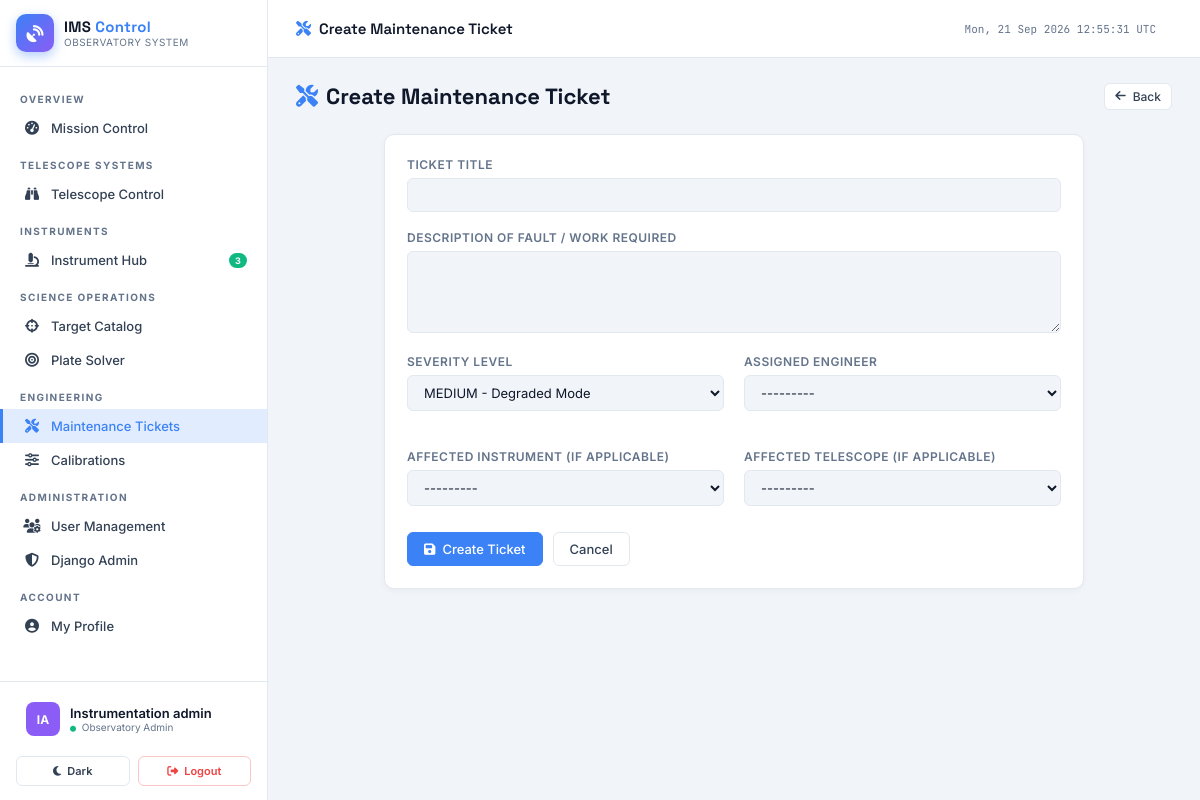
Screenshot of /maintenance/tickets/create/ (signed in) with the database file from the repository.
### accounts/models.py (models this page shows, shortened)
class User(AbstractUser):
    ROLE_ADMIN = 'admin'
    ROLE_ENGINEER = 'engineer'
    ROLE_OBSERVER = 'observer'
    ROLE_CHOICES = [
        (ROLE_ADMIN, 'Observatory Admin'),
        (ROLE_ENGINEER, 'Instrument Engineer'),
        (ROLE_OBSERVER, 'Astronomical Observer'),
    ]
    DEPARTMENT_CHOICES = [
        ('optics', 'Optics & Instrumentation'),
        ('electronics', 'Control Electronics'),
        ('software', 'Software & Telemetry'),
        ('astronomy', 'Observational Astronomy'),
        ('operations', 'Site Operations'),
    ]
    role = models.CharField(
        max_length=20, choices=ROLE_CHOICES, default=ROLE_OBSERVER,
        help_text="Primary functional role in the observatory system."
    )
    department = models.CharField(
        max_length=30, choices=DEPARTMENT_CHOICES, default='astronomy'
    )
    designation = models.CharField(max_length=100, blank=True, help_text="Job title or academic rank.")
    phone = models.CharField(max_length=20, blank=True)
    avatar_color = models.CharField(max_length=7, default="#4f8ef7")
    theme_preference = models.CharField(
        max_length=10,
        choices=[('dark', 'Dark Observatory Theme'), ('light', 'Light Theme')],
        default='dark'
    )
    assigned_telescopes = models.ManyToManyField(
        'telescopes.Telescope',
        blank=True,
        related_name='assigned_observers',
        help_text="Telescopes this observer is authorized to view and control."
    )
    created_at = models.DateTimeField(auto_now_add=True)
    updated_at = models.DateTimeField(auto_now=True)
    class Meta:
        verbose_name = "User"
        verbose_name_plural = "Users"
        ordering = ["username"]
    def __str__(self):
        return f"{self.get_full_name() or self.username} ({self.get_role_display()})"
    @property
    def is_admin(self):
        return self.role == self.ROLE_ADMIN or self.is_superuser
    @property
    def display_name(self):
        return self.get_full_name() or self.username
    @property
    def initials(self):
        name = self.get_full_name()
        if name:
            parts = name.split()
            return "".join(p[0].upper() for p in parts[:2])
        return self.username[:2].upper()

### maintenance/views.py (the view)
# urls.py: path('tickets/create/', views.ticket_create_view, name='ticket_create'),
@login_required
def ticket_create_view(request):
    if request.method == 'POST':
        form = MaintenanceTicketForm(request.POST)
        if form.is_valid():
            ticket = form.save(commit=False)
            ticket.reported_by = request.user
            ticket.save()
            messages.success(request, f"Maintenance ticket '{ticket.title}' created successfully.")
            return redirect('maintenance:ticket_detail', pk=ticket.pk)
    else:
        form = MaintenanceTicketForm()
    return render(request, 'maintenance/ticket_form.html', {'form': form, 'action': 'Create Maintenance Ticket'})

### maintenance/forms.py
class MaintenanceTicketForm(forms.ModelForm):
    def __init__(self, *args, **kwargs):
        super().__init__(*args, **kwargs)
        self.fields['assigned_engineer'].queryset = User.objects.filter(role__in=['admin', 'engineer'])
    class Meta:
        model = MaintenanceTicket
        fields = ['title', 'description', 'severity', 'instrument', 'telescope', 'assigned_engineer']
        widgets = {
            'title': forms.TextInput(attrs={'class': 'form-control'}),
            'description': forms.Textarea(attrs={'class': 'form-control', 'rows': 4}),
            'severity': forms.Select(attrs={'class': 'form-select'}),
            'instrument': forms.Select(attrs={'class': 'form-select'}),
            'telescope': forms.Select(attrs={'class': 'form-select'}),
            'assigned_engineer': forms.Select(attrs={'class': 'form-select'}),
        }

### core/context_processors.py (called while the page is built)
def observatory_context(request):
    context = {}
    if request.user.is_authenticated:
        context['total_telescopes'] = Telescope.objects.count()
        context['online_telescopes'] = Telescope.objects.filter(status='online').count()
        context['total_instruments'] = Instrument.objects.count()
        context['online_instruments'] = Instrument.objects.filter(status='online').count()
        context['open_tickets'] = MaintenanceTicket.objects.filter(status='open').count()
        context['critical_tickets'] = MaintenanceTicket.objects.filter(status='open', severity='critical').count()
    return context

### instruments/models.py (called while the page is built)
    def __str__(self):
        return f"{self.code} - {self.name} [{self.get_status_display()}]"

### telescopes/models.py (called while the page is built)
    def __str__(self):
        return f"{self.code} - {self.name} ({self.get_status_display()})"

### templates/maintenance/ticket_form.html (shortened to what this page needs)
{% extends 'base.html' %}
{% block nav_tickets %}active{% endblock %}
{% block topbar_title %}<i class="fas fa-screwdriver-wrench" style="color:var(--accent);margin-right:8px;"></i>{{ action }}{% endblock %}
{% block content %}
<div class="page-header">
    <div><h1 class="page-title"><i class="fas fa-screwdriver-wrench"></i>{{ action }}</h1></div>
    <a href="{% url 'maintenance:ticket_list' %}" class="btn btn-secondary btn-sm"><i class="fas fa-arrow-left"></i> Back</a>
</div>
<div class="card" style="max-width:700px;margin:0 auto;">
    <form method="post">
        <div class="form-group"><label class="form-label">Ticket Title</label>{{ form.title }}</div>
        <div class="form-group"><label class="form-label">Description of Fault / Work Required</label>{{ form.description }}</div>
        <div class="grid grid-2">
            <div class="form-group"><label class="form-label">Severity Level</label>{{ form.severity }}</div>
            <div class="form-group"><label class="form-label">Assigned Engineer</label>{{ form.assigned_engineer }}</div>
            <div class="form-group"><label class="form-label">Affected Instrument (if applicable)</label>{{ form.instrument }}</div>
            <div class="form-group"><label class="form-label">Affected Telescope (if applicable)</label>{{ form.telescope }}</div>
        </div>
        <div style="display:flex;gap:10px;margin-top:8px;">
            <button type="submit" class="btn btn-primary"><i class="fas fa-save"></i> Create Ticket</button>
            <a href="{% url 'maintenance:ticket_list' %}" class="btn btn-secondary">Cancel</a>
        </div>
    </form>
</div>
{% endblock %}

### templates/base.html (shortened to what this page needs)
<!DOCTYPE html>
<html lang="en" data-theme="{% if user.is_authenticated %}{{ user.theme_preference|default:'dark' }}{% else %}dark{% endif %}">
<head>
    {% load static %}
    <link rel="stylesheet" href="https://cdnjs.cloudflare.com/ajax/libs/font-awesome/6.5.0/css/all.min.css">
</head>
<body>
<nav class="sidebar">
    <div class="sidebar-logo">
        <a href="{% url 'core:dashboard' %}" class="logo-mark">
            <div class="logo-icon"><i class="fas fa-satellite-dish"></i></div>
            <div class="logo-text-block">
                <div class="logo-title">IMS <span>Control</span></div>
                <div class="logo-sub">Observatory System</div>
            </div>
        </a>
    </div>
    <nav class="sidebar-nav">
        <div class="nav-section-label">Overview</div>
        <a href="{% url 'core:dashboard' %}" class="nav-item {% block nav_dashboard %}{% endblock %}">
            <i class="fas fa-gauge-high"></i> Mission Control
        </a>
        <div class="nav-section-label">Telescope Systems</div>
        <a href="{% url 'telescopes:telescope_list' %}" class="nav-item {% block nav_telescopes %}{% endblock %}">
            <i class="fas fa-binoculars"></i> Telescope Control
        </a>
        <div class="nav-section-label">Instruments</div>
        <a href="{% url 'instruments:instrument_list' %}" class="nav-item {% block nav_instruments %}{% endblock %}">
            <i class="fas fa-microscope"></i> Instrument Hub
            {% if online_instruments %}<span class="nav-badge green">{{ online_instruments }}</span>{% endif %}
        </a>
        <div class="nav-section-label">Science Operations</div>
        <a href="{% url 'observations:target_list' %}" class="nav-item {% block nav_targets %}{% endblock %}">
            <i class="fas fa-crosshairs"></i> Target Catalog
        </a>
        <a href="{% url 'platesolver:index' %}" class="nav-item {% block nav_platesolver %}{% endblock %}">
            <i class="fas fa-bullseye"></i> Plate Solver
        </a>
        <div class="nav-section-label">Engineering</div>
        <a href="{% url 'maintenance:ticket_list' %}" class="nav-item {% block nav_tickets %}{% endblock %}">
            <i class="fas fa-screwdriver-wrench"></i> Maintenance Tickets
        </a>
        <a href="{% url 'maintenance:calibration_list' %}" class="nav-item {% block nav_calibrations %}{% endblock %}">
            <i class="fas fa-sliders"></i> Calibrations
        </a>
        {% if user.is_admin %}
        <div class="nav-section-label">Administration</div>
        <a href="{% url 'accounts:user_list' %}" class="nav-item {% block nav_users %}{% endblock %}">
            <i class="fas fa-users-cog"></i> User Management
        </a>
        <a href="/admin/" class="nav-item" target="_blank">
            <i class="fas fa-shield-halved"></i> Django Admin
        </a>
        {% endif %}
        <div class="nav-section-label">Account</div>
        <a href="{% url 'accounts:profile' %}" class="nav-item {% block nav_profile %}{% endblock %}">
            <i class="fas fa-circle-user"></i> My Profile
        </a>
    </nav>
    <div class="sidebar-user">
        <div class="user-card">
            <div class="user-avatar" style="background: {{ user.avatar_color|default:'#3b82f6' }}">
                {{ user.initials }}
            </div>
            <div style="flex:1; min-width:0;">
                <div class="user-name">{{ user.display_name }}</div>
                <div class="user-role-badge">
                    <i class="fas fa-circle" style="font-size:6px; color:var(--green); margin-right:3px;"></i>
                    {{ user.get_role_display }}
                </div>
            </div>
        </div>
    </div>
    <div class="sidebar-actions">
        <a href="{% url 'accounts:toggle_theme' %}" class="btn-sidebar-action btn-theme" title="Toggle Theme">
            <i class="fas {% if user.theme_preference == 'dark' %}fa-sun{% else %}fa-moon{% endif %}"></i>
            <span>{% if user.theme_preference == 'dark' %}Light{% else %}Dark{% endif %}</span>
        </a>
        <a href="{% url 'accounts:logout' %}" class="btn-sidebar-action btn-logout">
            <i class="fas fa-right-from-bracket"></i>
            <span>Logout</span>
        </a>
    </div>
</nav>
<div class="main-content">
    <header class="topbar">
        <div class="topbar-title">{% block topbar_title %}Instrument Management System{% endblock %}</div>
        <div class="topbar-meta" id="live-clock">Loading…</div>
    </header>
    <main class="page-body">
        {% block content %}{% endblock %}
    </main>
</div>
</body>
</html>

### rows the page displays
User: initials "IA", display_name "Instrumentation admin", role "Observatory Admin"

### other values shown
{{ online_instruments }} "3"
{{ action }} "Create Maintenance Ticket"
